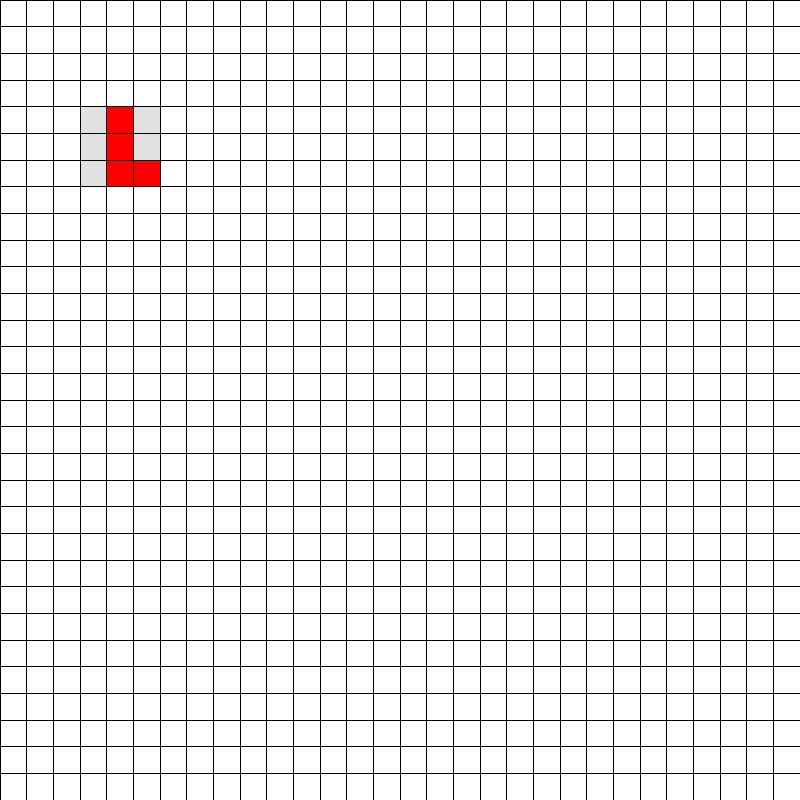
Frame 1 (no input)
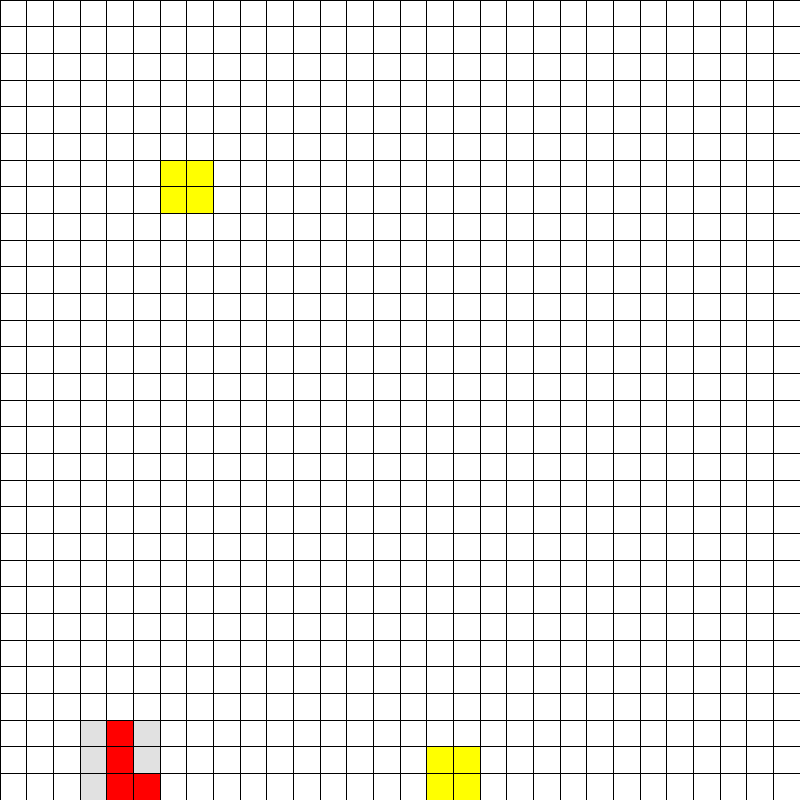
Frame 60 (the mouse pressed at the canvas centre just before this capture)
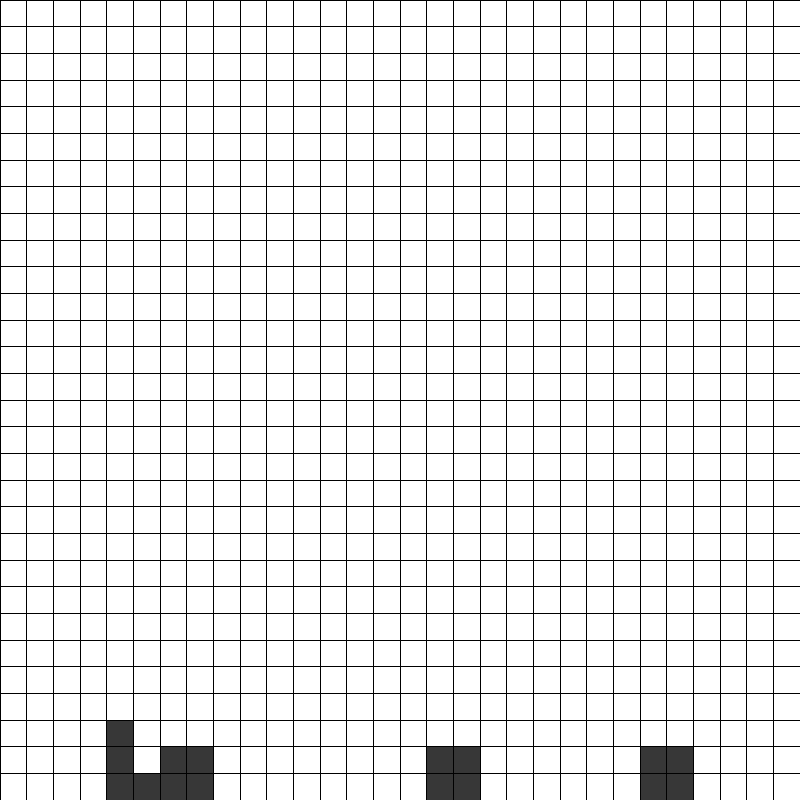
Frame 120 (the mouse held since frame 60 and released just before this capture)

The Processing sketch that drew these frames (run headless with seeded random() and noise(); from frame 60 on, the mouse is pressed at the canvas centre):

// Processing sketch: Tetris_v2
// ── Tetris_v2.pde
Tauler t;

Figura f1, f2, f3, f4, f5, f6;
color c1, c2, c3, c4, c5, c6;

Figura figActual;
boolean gameOver = false;

void setup(){
  
  size(800, 800);
  frameRate(30);
  
  t = new Tauler(30,30);
  
  c1 = color(255,0,0);
  int[][] qf1 = {{0,1,0},
                 {0,1,0},
                 {0,1,1}};
                 
  f1 = new Figura(qf1, c1);
  f1.setPosicio(3,3);

                 
  f2 = new FiguraZ();
  f2.setPosicio(6,2);
  
  c3 = color(0,255,0);
  int[][] qf3 = {{1,1},
                 {1,1}};
                 
  f3 = new Figura(qf3, c3);
  f3.setPosicio(12,12);
  
  c4 = color(0, 0,255);
  int[][] qf4 = {{0,1,0},
                 {0,1,1},
                 {0,1,0}};
                 
  f4 = new Figura(qf4, c4);
  f4.setPosicio(18,0);
  
  c5 = color(255, 0,255);
  int[][] qf5 = {{0,1,1},
                 {1,1,0},
                 {0,0,0}};
                 
  f5 = new Figura(qf5, c5);
  f5.setPosicio(18,2);
  
  c6 = color(255, 50,255);
  int[][] qf6 = {{0,0,1,0},
                 {0,0,1,0},
                 {0,0,1,0},
                 {0,0,1,0}};
                 
  f6 = new Figura(qf6, c6);
  f6.setPosicio(8,12);
  
  //t.afegirFigura(f1);
  //t.afegirFigura(f2);
  //t.afegirFigura(f3);
  //t.afegirFigura(f4);
  //t.afegirFigura(f5);
  //t.afegirFigura(f6);
  
  figActual = f1;
}


void draw(){
  
  if(!gameOver){
    if(!figActual.mouBaix(t)){
      println("Figura bloquejada!!");
      if(figActual.fila==0){
        println("Partida acabada!!");
      }
      else{
        t.afegirFigura(figActual);
        t.aplica(figActual);
        figActual = creaFiguraRandom();
      }
    }
    
    t.dibuixa();
    t.dibuixa(figActual);
    t.dibuixaFigures();
    if(mousePressed){
      t.dibuixaCelles();
    }
  }
  else {
    
    // SI la partida ha acabat!!!
  }
}


void keyPressed(){
  if(keyCode==LEFT){
    figActual.mouEsquerra(t);
  }
  else if(keyCode==RIGHT){
    figActual.mouDreta(t);
  }
  else if(keyCode==DOWN){
    figActual.mouBaix(t);
  }
  else if(key=='r' || key=='R'){
    figActual.rota(t);
  }
}

// ── Figura.pde
static int numFigura = 0;
class Figura {
  
  color c;
  int[][] quadres;
  
  int fila, col;

  int id;
  
  Figura(int[][] quadres, color c){
    this.quadres = quadres;
    this.c = c;
    this.id = numFigura;
    numFigura++;
  }
  
  void setPosicio(int f, int c){
    this.fila = f;
    this.col = c;
  }
  
  int getMaxCol(){
    int maxc=0;
    for(int f=0; f<quadres.length; f++){
      for(int c=0; c<quadres[0].length; c++){
        if(quadres[f][c]==1 && c>maxc){
          maxc = c;
        }
      }
    }
    return maxc;
  }
  
  int getMaxFil(){
    int n=0;
    for(int f=0; f<quadres.length; f++){
      for(int c=0; c<quadres[0].length; c++){
        if(quadres[f][c]==1){
          n = f;
        }
      }
    }
    return n;
  }
  
  int getMinCol(){
    int minc=quadres[0].length;
    for(int f=0; f<quadres.length; f++){
      for(int c=0; c<quadres[0].length; c++){
        if(quadres[f][c]==1 && c<minc){
          minc=c;
        }
      }
    }
    return minc;
  }
  
  int getMinFil(){
    int n=0;
    for(int f=0; f<quadres.length; f++){
      for(int c=0; c<quadres[0].length; c++){
        if(quadres[f][c]==1){
          return f;
        }
      }
    }
    return n;
  }
  
  boolean posicioLliure(Tauler t, int ff, int cf){
    for(int f=0; f<quadres.length; f++){
      for(int c=0; c<quadres[0].length; c++){
        println("MIRANT FILA: "+(ff+f)+", I COL:"+(cf+c));
        if(quadres[f][c]==1 && t.cells[ff+f][cf+c]==1){
          println("OCUPADA");
          return false;
        }
      }
    }
    return true;
  }
  
  void mouEsquerra(Tauler t){
    if(this.col + this.getMinCol() > 0){
      println("COL:"+this.col+",FILA: "+this.fila);
      
      int newCol = this.col - 1;
      
      println("COL DESTI:"+newCol);
      if(posicioLliure(t, this.fila, newCol)){
        println("SE POT MOURE");
        this.col--;
      }
    }
  }
  
  void mouDreta(Tauler t){
    if(this.col + this.getMaxCol() < t.numCols - 1){
      this.col++;
    }
  }
  
  boolean mouBaix(Tauler t){
    
    if(this.fila + this.getMaxFil() < t.numFils - 1){
      int newFila = this.fila + 1;
      if(posicioLliure(t, newFila, this.col)){
        this.fila++;
        return true;
      }
    }
    return false;
  }
  
  void rota(Tauler t){
    
    int[][] q = this.copia();
    
    for(int f=0; f<quadres.length; f++){
      for(int c=0; c<quadres[0].length; c++){
        quadres[f][c]=q[quadres.length - c -1][f];
      }
    }
  }
  
  
  int[][] copia(){
    
    int[][] q = new int[this.quadres.length][this.quadres[0].length];
    for(int f=0; f<quadres.length; f++){
      for(int c=0; c<quadres[0].length; c++){
        q[f][c] = quadres[f][c];
      }
    }
    return q;
  }
  

}

// ── FiguraZ.pde

color colorZ = color(255,255,0);
/*int[][] matrizZ = {{1,1,0},
                   {0,1,0},
                   {0,1,1}}; */
int[][] matrizZ = {{1,1},
                   {1,1}};

class FiguraZ extends Figura {
   
  FiguraZ(){
    super(matrizZ, colorZ);
  }
  
}

// ── RandFigura.pde

Figura creaFiguraRandom(){
  
  int f = 0;
  int rc = (int)random(0, t.numCols-4);
  FiguraZ fig = new FiguraZ();
  fig.setPosicio(f, rc);
  return fig;
}

// ── Tauler.pde


class Tauler {
  
  int numCols, numFils;
  float cellWidth, cellHeight;
  int[][] cells;
  
  ArrayList<Figura> figures;
  
  Tauler(int nc, int nf){
    this.numCols = nc;
    this.numFils = nf;
    this.cellWidth = width/(float)numCols;
    this.cellHeight = height/(float)numFils;
    
    figures = new ArrayList<Figura>();
    reset();
  }
  
  void afegirFigura(Figura f){
    figures.add(f);
  }
  
  Figura getFigActual(){
    return this.figures.get(0);
  }
  
  
  void reset(){
    cells = new int[numFils][numCols];
    for(int c=0; c<numCols; c++){
      for(int f=0; f<numFils; f++){
        cells[f][c]=0;
      }
    }
  }
  
  
  void dibuixa(){
    for(float c=0; c<numCols; c++){
      for(float f=0; f<numFils; f++){
        fill(255);
        stroke(0);
        rect(c*cellWidth, f*cellHeight, cellWidth, cellHeight);
      } 
    }
  }
  
  void dibuixaCelles(){
    for(int c=0; c<numCols; c++){
      for(int f=0; f<numFils; f++){
        fill(255);
        if(cells[f][c]==1){
          fill(55);
        }
        stroke(0);
        rect(c*cellWidth, f*cellHeight, cellWidth, cellHeight);
      } 
    }
  }
  
  
  void aplica(Figura fig){
    for(int f=0; f<fig.quadres.length; f++){
      for(int c=0; c<fig.quadres[0].length; c++){
        if(fig.quadres[f][c]==1){
          int ct = c + fig.col;
          int ft = f + fig.fila;
          this.cells[ft][ct] = 1;
        }
      } 
    }
  }
  
  void aplicaFigures(){
    reset();
    for(Figura f : figures){
      aplica(f);
    }
  }
  
  void dibuixaFigures(){
    for(Figura f : figures){
      dibuixa(f);
    }
  }
  
  void dibuixa(Figura fig){
    for(int f=0; f<fig.quadres.length; f++){
      for(int c=0; c<fig.quadres[0].length; c++){
        int ct = c + fig.col;
        int ft = f + fig.fila;
        if(fig.quadres[f][c]==1){
          fill(fig.c);
          stroke(0);
        }
        else{
          fill(100, 50);
        }
        rect(ct*cellWidth, ft*cellHeight, cellWidth, cellHeight);
      } 
    }
  }
  
}
